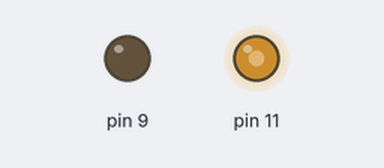
Recording of a sketch running on a simulated Arduino Uno, built with avr-gcc and run on an emulated ATmega328P. Parts: output pins drawn as LEDs (lit = HIGH).

Above: at 0.05 s.
At 9.65 s:
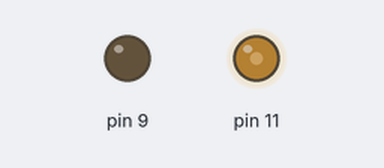
At 13.0 s:
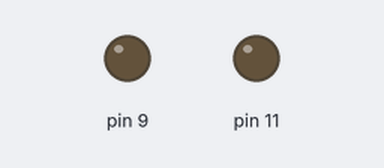
Timing chart, 0 to 16.9 s (numbered marks = the images above):
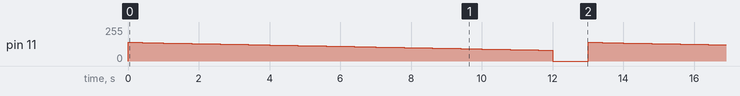

Measured:
- by itself, pin 11: ramps from 140/255 to 0/255 and jumps back, once every 13.0 s

The sketch:

p.30.ino
```cpp
void setup(){
pinMode(9,OUTPUT);
digitalWrite(9,LOW);
}
void loop(){
for(int rev = 140; rev >80; rev--){
analogWrite(11,rev);
delay(200);
}
analogWrite(11,0);
delay(1000);
}
```
